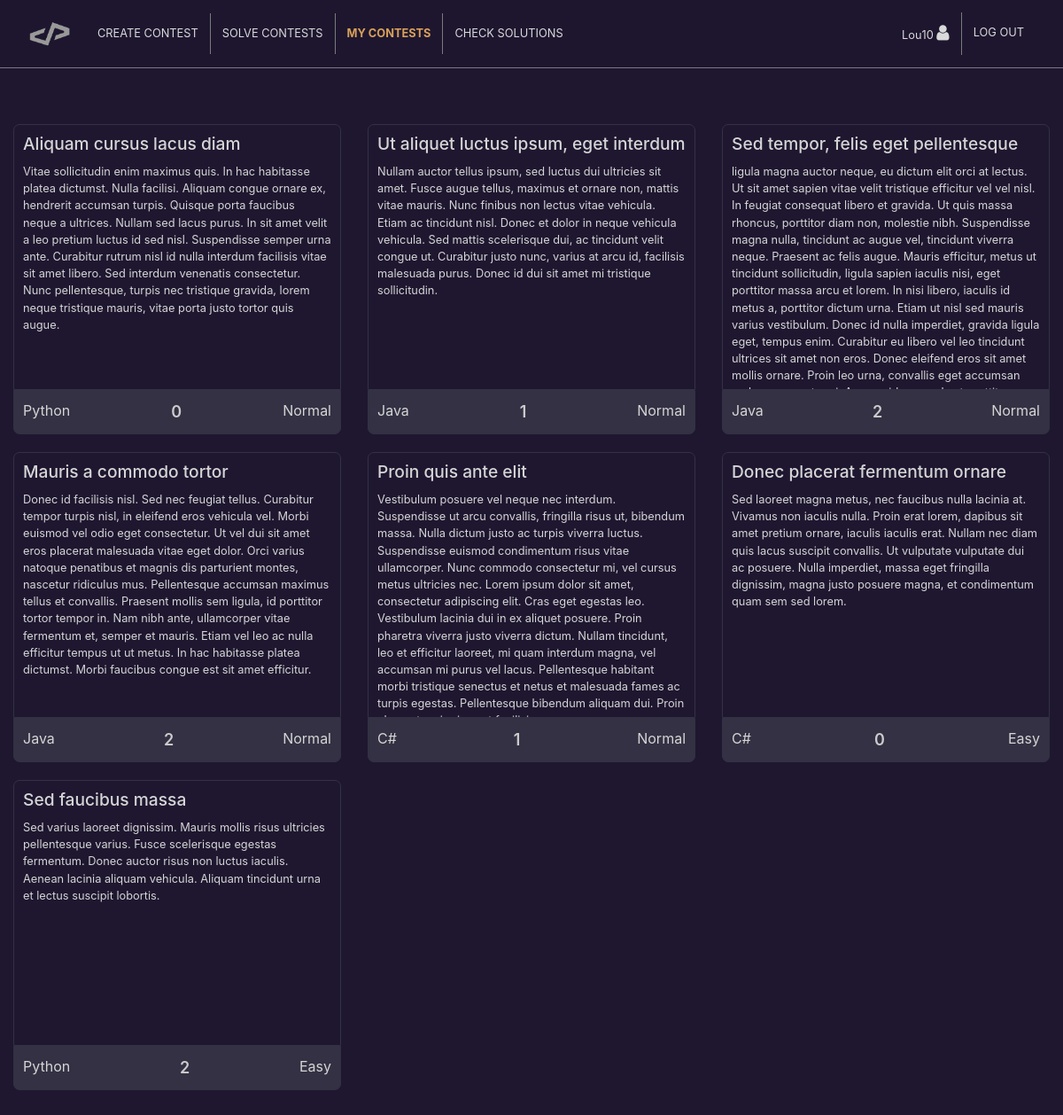
The page /my_contests.php (signed in) on the database its author committed.
### tables this page shows
CREATE TABLE IF NOT EXISTS `contests` (
  `id_contest` int(9) NOT NULL AUTO_INCREMENT,
  `title` varchar(40) NOT NULL,
  `description` varchar(1024) DEFAULT NULL,
  `language` varchar(15) NOT NULL,
  `difficulty` varchar(6) NOT NULL,
  `isclosed` tinyint(1) NOT NULL,
  `id_user` int(9) NOT NULL,
  PRIMARY KEY (`id_contest`),
  KEY `id_user` (`id_user`)
);

### assets/php/contests_p.php (the view, shortened to what this page needs)
<?php
require_once "db_config.php";
if (!showUserContests($connection, $_SESSION['id_user'])) {
	echo '<script language="javascript">';
	echo 'show_toast("Something wrong!")';
	echo '</script>';
}
function showUserContests($connection, $idUser)
{
	$sql = "SELECT contests.*, COUNT(solutions.id_contest) AS \"solutions\"
			FROM contests
			LEFT JOIN solutions ON contests.id_contest = solutions.id_contest
			WHERE contests.id_user = $idUser
			GROUP BY contests.id_contest";
	$result = mysqli_query($connection, $sql) or die(mysqli_error($connection));
	while ($record = mysqli_fetch_array($result, MYSQLI_ASSOC)) {
		echo "	<div class=\"col-sm-12 col-md-6 col-lg-6 col-xl-4\">
					<div class=\"small-description\">
						<h1>{$record['title']}</h1>
						<p>{$record['description']}</p>
					</div>
					<div class=\"d-flex justify-content-between small-description-details\">
						<p>{$record['language']}</p>
						<a data-toggle=\"tooltip\" data-bs-tooltip=\"\" href=\"solutions.php?c={$record['id_contest']}\" title=\"Number of Solutions\">{$record['solutions']}</a>
						<p>{$record['difficulty']}</p>
					</div>
				</div>";
	}
	return true;
}

### assets/css/styles.css (style rules this page uses)
body { background-color: #1f1730; padding: 100px 0 30px 0; }
p { color: #d5d5d5; margin: 0; padding: 0; }
a { text-decoration: none; color: #cbcbcb; }
.small-description { color: #d5d5d5; width: 100%; padding: 10px; border: 1px solid #333143; border-radius: 7px 7px 0 0; font-size: .8em; height: 300px; overflow: auto; margin-top: 20px; }
.small-description h1 { font-size: 1.5em; margin-bottom: 10px; }
.small-description p { margin-bottom: 0px; }
.small-description-details { height: 50px; background-color: #333143; width: 100%; border: 1px solid #333143; border-radius: 0 0 7px 7px; padding: 10px; }
.small-description-details a { font-size: 18px; font-weight: 600; }

### rows shown on the page
contests: title "Aliquam cursus lacus diam", description "Vitae sollicitudin enim maximus quis. In hac habitasse platea dictumst. Nulla facilisi. Aliquam congue ornare ex, hendrerit accumsan turpis. Quisque porta faucibus neque a ultrices. Nullam sed lacus purus. In sit amet velit a leo pretium luctus id sed nisl. Suspendisse semper urna ante. Curabitur rutrum nisl id nulla interdum facilisis vitae sit amet libero. Sed interdum venenatis consectetur. Nunc pellentesque, turpis nec tristique gravida, lorem neque tristique mauris, vitae porta justo tortor quis augue.", language "Python", solutions "0", difficulty "Normal"
contests: title "Ut aliquet luctus ipsum, eget interdum", description "Nullam auctor tellus ipsum, sed luctus dui ultricies sit amet. Fusce augue tellus, maximus et ornare non, mattis vitae mauris. Nunc finibus non lectus vitae vehicula. Etiam ac tincidunt nisl. Donec et dolor in neque vehicula vehicula. Sed mattis scelerisque dui, ac tincidunt velit congue ut. Curabitur justo nunc, varius at arcu id, facilisis malesuada purus. Donec id dui sit amet mi tristique sollicitudin.", language "Java", solutions "1", difficulty "Normal"
contests: title "Sed tempor, felis eget pellentesque", description "ligula magna auctor neque, eu dictum elit orci at lectus. Ut sit amet sapien vitae velit tristique efficitur vel vel nisl. In feugiat consequat libero et gravida. Ut quis massa rhoncus, porttitor diam non, molestie nibh. Suspendisse magna nulla, tincidunt ac augue vel, tincidunt viverra neque. Praesent ac felis augue. Mauris efficitur, metus ut tincidunt sollicitudin, ligula sapien iaculis nisi, eget porttitor massa arcu et lorem. In nisi libero, iaculis id metus a, porttitor dictum urna. Etiam ut nisl sed mauris varius vestibulum. Donec id nulla imperdiet, gravida ligula eget, tempus enim. Curabitur eu libero vel leo tincidunt ultrices sit amet non eros. Donec eleifend eros sit amet mollis…", language "Java", solutions "2", difficulty "Normal"
contests: title "Mauris a commodo tortor", description "Donec id facilisis nisl. Sed nec feugiat tellus. Curabitur tempor turpis nisl, in eleifend eros vehicula vel. Morbi euismod vel odio eget consectetur. Ut vel dui sit amet eros placerat malesuada vitae eget dolor. Orci varius natoque penatibus et magnis dis parturient montes, nascetur ridiculus mus. Pellentesque accumsan maximus tellus et convallis. Praesent mollis sem ligula, id porttitor tortor tempor in. Nam nibh ante, ullamcorper vitae fermentum et, semper et mauris. Etiam vel leo ac nulla efficitur tempus ut ut metus. In hac habitasse platea dictumst. Morbi faucibus congue est sit amet efficitur.", language "Java", solutions "2", difficulty "Normal"
contests: title "Proin quis ante elit", description "Vestibulum posuere vel neque nec interdum. Suspendisse ut arcu convallis, fringilla risus ut, bibendum massa. Nulla dictum justo ac turpis viverra luctus. Suspendisse euismod condimentum risus vitae ullamcorper. Nunc commodo consectetur mi, vel cursus metus ultricies nec. Lorem ipsum dolor sit amet, consectetur adipiscing elit. Cras eget egestas leo. Vestibulum lacinia dui in ex aliquet posuere. Proin pharetra viverra justo viverra dictum. Nullam tincidunt, leo et efficitur laoreet, mi quam interdum magna, vel accumsan mi purus vel lacus. Pellentesque habitant morbi tristique senectus et netus et malesuada fames ac turpis egestas. Pellentesque bibendum aliquam dui. Proin…", language "C#", solutions "1", difficulty "Normal"
contests: title "Donec placerat fermentum ornare", description "Sed laoreet magna metus, nec faucibus nulla lacinia at. Vivamus non iaculis nulla. Proin erat lorem, dapibus sit amet pretium ornare, iaculis iaculis erat. Nullam nec diam quis lacus suscipit convallis. Ut vulputate vulputate dui ac posuere. Nulla imperdiet, massa eget fringilla dignissim, magna justo posuere magna, et condimentum quam sem sed lorem.", language "C#", solutions "0", difficulty "Easy"
contests: title "Sed faucibus massa", description "Sed varius laoreet dignissim. Mauris mollis risus ultricies pellentesque varius. Fusce scelerisque egestas fermentum. Donec auctor risus non luctus iaculis. Aenean lacinia aliquam vehicula. Aliquam tincidunt urna et lectus suscipit lobortis.", language "Python", solutions "2", difficulty "Easy"

### other values the page prints
$_SESSION['username'] "Lou10"
